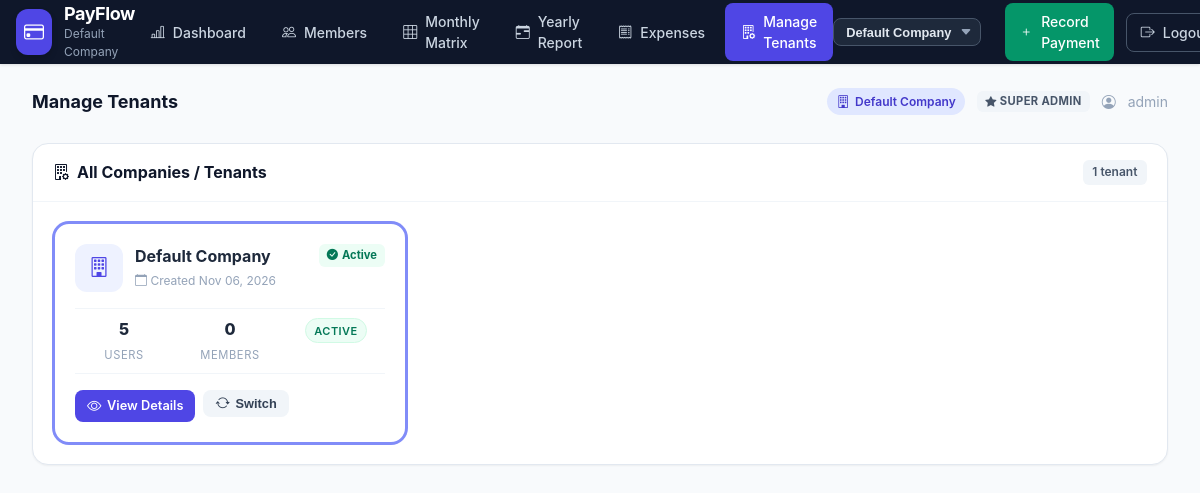
The page /accounts/tenants/ (signed in) on the database its author committed.
### accounts/models.py (models this page shows, shortened)
class Tenant(models.Model):
    name = models.CharField(max_length=200, unique=True)
    email = models.EmailField(blank=True, null=True)
    phone = models.CharField(max_length=50, blank=True)
    address = models.TextField(blank=True)
    is_active = models.BooleanField(default=True)
    created_at = models.DateTimeField(auto_now_add=True)
    updated_at = models.DateTimeField(auto_now=True)
    class Meta:
        verbose_name = 'Tenant (Company)'
        verbose_name_plural = 'Tenants (Companies)'
        ordering = ['name']
    @property
    def member_count(self):
        from members.models import Member
        return Member.objects.filter(tenant=self, is_active=True).count()
    @property
    def user_count(self):
        return self.users.filter(user__is_active=True).count()

### accounts/views.py (the view)
# urls.py: path('tenants/', views.tenant_list, name='tenant_list'),
@login_required
def tenant_list(request):
    profile = request.user.profile
    if not profile.is_superadmin:
        messages.error(request, 'Only superadmins can manage tenants.')
        return redirect('reports:dashboard')
    tenants = Tenant.objects.all().prefetch_related('users', 'members')
    current_tenant = _get_current_tenant(request)
    context = {
        'tenants': tenants,
        'current_tenant': current_tenant,
    }
    return render(request, 'accounts/tenant_list.html', context)

### accounts/context_processors.py (called while the page is built)
def current_tenant(request):
    if not request.user.is_authenticated:
        return {}
    try:
        profile = request.user.profile
    except Exception:
        return {}
    if profile.is_superadmin:
        tenant_id = request.session.get('current_tenant_id')
        if tenant_id:
            try:
                tenant = Tenant.objects.get(pk=tenant_id, is_active=True)
                return {'current_tenant': tenant}
            except Tenant.DoesNotExist:
                pass
        return {'current_tenant': profile.tenant}
    return {'current_tenant': profile.tenant}

### accounts/models.py (called while the page is built)
    @property
    def accessible_tenants(self):
        if self.is_superadmin:
            return Tenant.objects.filter(is_active=True)
        return Tenant.objects.filter(pk=self.tenant_id, is_active=True)

### accounts/views.py (called while the page is built)
def _get_current_tenant(request):
    profile = request.user.profile
    if profile.is_superadmin:
        tenant_id = request.session.get('current_tenant_id')
        if tenant_id:
            try:
                tenant = Tenant.objects.get(pk=tenant_id, is_active=True)
                return tenant
            except Tenant.DoesNotExist:
                pass
        return profile.tenant
    return profile.tenant

### templates/accounts/tenant_list.html (shortened to what this page needs)
{% extends "base.html" %}
{% block page_title %}Manage Tenants{% endblock %}
{% block content %}
<div class="card-custom">
    <div class="card-header-custom">
        <h6><i class="bi bi-building-gear"></i> All Companies / Tenants</h6>
        <span class="badge-count">{{ tenants.count }} tenant{{ tenants.count|pluralize }}</span>
    </div>
    <div class="card-body-custom">
        <div class="tenant-grid">
            {% for tenant in tenants %}
            <div class="tenant-card {% if tenant.pk == current_tenant.pk %}active-tenant{% endif %}">
                <div class="tenant-card-header">
                    <div class="tenant-card-icon">
                        <i class="bi bi-building"></i>
                    </div>
                    <div class="tenant-card-info">
                        <h5>{{ tenant.name }}</h5>
                        <small class="text-muted"><i class="bi bi-calendar"></i> Created {{ tenant.created_at|date:"M d, Y" }}</small>
                    </div>
                    {% if tenant.pk == current_tenant.pk %}
                    <span class="current-tenant-badge">
                        <i class="bi bi-check-circle-fill"></i> Active
                    </span>
                    {% endif %}
                </div>
                <div class="tenant-card-stats">
                    <div class="stat-item">
                        <span class="stat-value">{{ tenant.user_count }}</span>
                        <span class="stat-label">Users</span>
                    </div>
                    <div class="stat-item">
                        <span class="stat-value">{{ tenant.member_count }}</span>
                        <span class="stat-label">Members</span>
                    </div>
                    <div class="stat-item">
                        <span class="status-badge {% if tenant.is_active %}status-up-to-date{% else %}status-unpaid{% endif %}">
                            {% if tenant.is_active %}Active{% else %}Inactive{% endif %}
                        </span>
                    </div>
                </div>
                <div class="tenant-card-actions">
                    <a href="{% url 'accounts:tenant_detail' tenant.pk %}" class="btn-sm btn-primary-custom">
                        <i class="bi bi-eye"></i> View Details
                    </a>
                    <form method="post" action="{% url 'accounts:tenant_switch' %}" style="display:inline;">
                        <button type="submit" class="btn-sm btn-secondary-custom">
                            <i class="bi bi-arrow-repeat"></i> Switch
                        </button>
                    </form>
                </div>
            </div>
            {% empty %}
            <div class="empty-state">
                <i class="bi bi-building"></i>
                <p>No tenants found.</p>
            </div>
            {% endfor %}
        </div>
    </div>
</div>
{% endblock %}

### templates/base.html (shortened to what this page needs)
<!DOCTYPE html>
<html lang="en">
<head>
    {% load static %}
    <link href="https://cdn.jsdelivr.net/npm/bootstrap-icons@1.10.0/font/bootstrap-icons.css" rel="stylesheet">
    <link href="{% static 'css/style.css' %}" rel="stylesheet">
</head>
<body>
    {% if user.is_authenticated %}
    <header class="app-header">
        <div class="header-inner">
            <div class="header-logo">
                <div class="header-logo-icon">
                    <i class="bi bi-credit-card"></i>
                </div>
                <div>
                    <span class="header-logo-text">PayFlow</span>
                    <span class="header-logo-sub">{{ current_tenant.name }}</span>
                </div>
            </div>
            {% if user.profile.role != 'member' %}
            <nav class="header-nav">
                <a href="{% url 'reports:dashboard' %}" class="{% if request.resolver_match.url_name == 'dashboard' %}active{% endif %}">
                    <i class="bi bi-bar-chart-line"></i>
                    <span>Dashboard</span>
                </a>
                <a href="{% url 'members:list' %}" class="{% if 'member' in request.resolver_match.url_name|default:'' %}active{% endif %}">
                    <i class="bi bi-people"></i>
                    <span>Members</span>
                </a>
                <a href="{% url 'reports:monthly_matrix' %}" class="{% if request.resolver_match.url_name == 'monthly_matrix' %}active{% endif %}">
                    <i class="bi bi-grid-3x3"></i>
                    <span>Monthly Matrix</span>
                </a>
                <a href="{% url 'reports:yearly_report' %}" class="{% if request.resolver_match.url_name == 'yearly_report' %}active{% endif %}">
                    <i class="bi bi-calendar-range"></i>
                    <span>Yearly Report</span>
                </a>
                <a href="{% url 'reports:expense_list' %}" class="{% if request.resolver_match.url_name == 'expense_list' %}active{% endif %}">
                    <i class="bi bi-receipt"></i>
                    <span>Expenses</span>
                </a>
                {% if user.profile.is_superadmin %}
                <a href="{% url 'accounts:tenant_list' %}" class="{% if 'tenant' in request.resolver_match.url_name|default:'' %}active{% endif %}">
                    <i class="bi bi-building-gear"></i>
                    <span>Manage Tenants</span>
                </a>
                {% endif %}
            </nav>
            <div class="header-actions">
                {% if user.profile.is_superadmin %}
                <div class="tenant-switcher-wrapper">
                    <form method="post" action="{% url 'accounts:tenant_switch' %}" class="tenant-switcher-form">
                        <select name="tenant_id" class="tenant-switcher-select" onchange="this.form.submit()">
                            {% for t in user.profile.accessible_tenants %}
                            <option value="{{ t.pk }}"{% if t.pk == current_tenant.pk %} selected{% endif %}>
                                {{ t.name }}
                            </option>
                            {% endfor %}
                        </select>
                    </form>
                </div>
                {% endif %}
                <a href="{% url 'members:payment_record' %}" class="btn-record">
                    <i class="bi bi-plus"></i>
                    <span>Record Payment</span>
                </a>
                <a href="{% url 'accounts:logout' %}" class="btn-logout" title="Logout">
                    <i class="bi bi-box-arrow-right"></i>
                    <span>Logout</span>
                </a>
            </div>
        </div>
        {% endif %}
    </header>
    <main class="main-container">
        <div class="page-title-bar">
            <h5>{% block page_title %}Dashboard{% endblock %}</h5>
            <div class="user-info-bar" style="margin-left:auto;">
                {% if user.profile.role != 'member' %}
                <span class="tenant-badge" title="Current Company / Tenant">
                    <i class="bi bi-building"></i>
                    <span>{{ current_tenant.name }}</span>
                </span>
                {% if user.profile.is_superadmin %}
                <span class="role-badge superadmin-badge" title="Super Admin">
                    <i class="bi bi-star-fill"></i> Super Admin
                </span>
                {% endif %}
                {% else %}
                <span class="tenant-badge" title="Your Company">
                    <i class="bi bi-building"></i>
                    <span>{{ current_tenant.name }}</span>
                </span>
                {% endif %}
                <i class="bi bi-person-circle"></i>
                <span>{{ user.get_full_name|default:user.username }}</span>
            </div>
        </div>
        {% block content %}{% endblock %}
    </main>
    {% else %}
    <div class="auth-container">
        {% block auth_content %}{% endblock %}
    </div>
    {% endif %}
</body>
</html>

### rows shown on the page
Tenant: name "Default Company", created_at "Nov 06, 2026", shows "Active", user_count "5", member_count "0", is_active "ACTIVE"

### other values the page prints
{{ user.get_full_name|default:user.username }} "admin"
{{ tenants.count }} "1"
form field tenant_id "Default Company"
